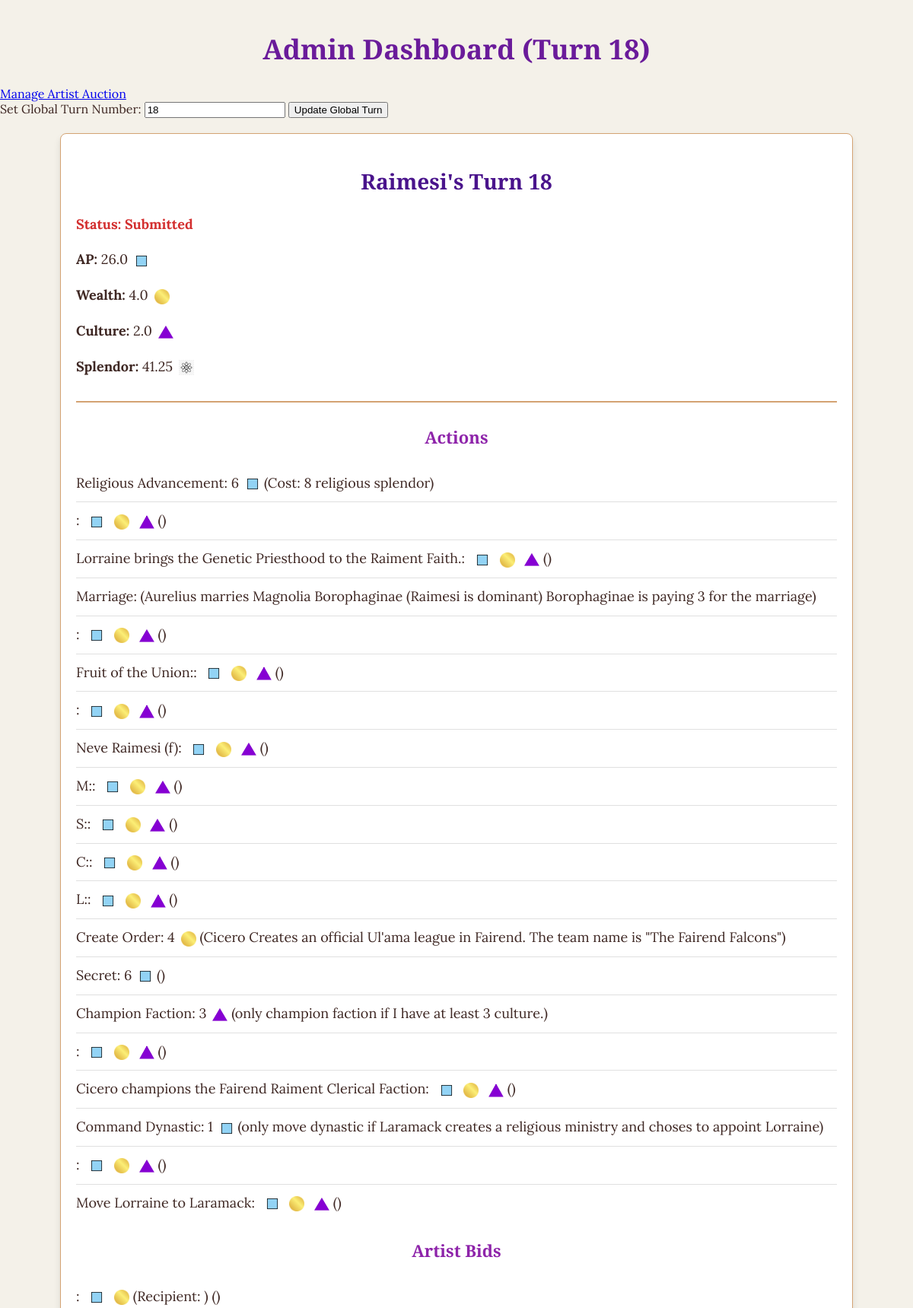
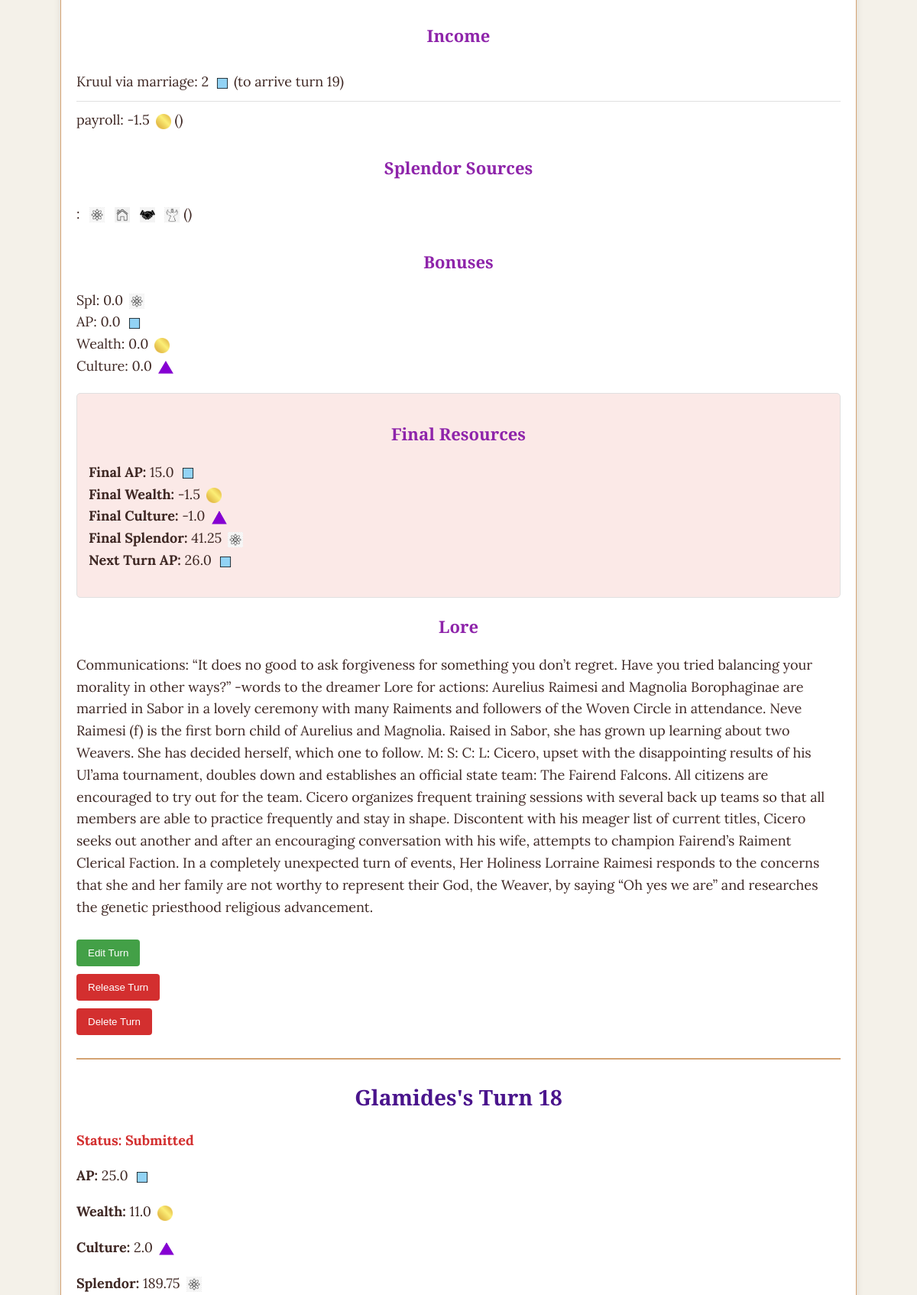
Screenshot of /admin/dashboard (signed in, upper part) with the database file from the repository (2 pictures, top to bottom).
### mopMap.py (models this page shows)
class Turn(db.Model):
    id = db.Column(db.Integer, primary_key=True)
    turn_number = db.Column(db.Integer, nullable=False)
    house = db.Column(db.String(80), nullable=False)
    splendor = db.Column(db.Float, nullable=False)
    ap = db.Column(db.Float, nullable=False)
    wealth = db.Column(db.Float, nullable=False)
    culture = db.Column(db.Float, nullable=False)
    actions = db.Column(db.Text, nullable=False)
    artist_bids = db.Column(db.Text, nullable=False)
    income = db.Column(db.Text, nullable=False)
    splendor_sources = db.Column(db.Text, nullable=False)
    bonus_spl = db.Column(db.Float, nullable=False)
    bonus_ap = db.Column(db.Float, nullable=False)
    bonus_wealth = db.Column(db.Float, nullable=False)
    bonus_culture = db.Column(db.Float, nullable=False)
    final_spl = db.Column(db.Float)
    final_ap = db.Column(db.Float)
    final_wealth = db.Column(db.Float)
    final_culture = db.Column(db.Float)
    status = db.Column(db.String(20), nullable=False, default='submitted')  # 'submitted' or 'released'
    lore = db.Column(db.Text, nullable=True)  # Add this line for lore

### mopMap.py (the view)
@app.route('/admin/dashboard')
def admin_dashboard():
    if not session.get('admin'):
        return redirect(url_for('admin'))
    turns = Turn.query.all()
    global_turn = GlobalTurn.query.first().turn_number
    artists_by_turn = {}
    for turn in turns:
        artists = Artist.query.filter_by(turn_number=turn.turn_number).all()
        artists_by_turn[turn.turn_number] = {artist.name: artist.cp for artist in artists}
    def total_income_ap(income_text):
        total_ap = 0
        for line in income_text.split('\n'):
            if line:
                values = line.split('\t')
                if len(values) > 2:  # Ensure there are enough columns
                    try:
                        total_ap += float(values[2])  # Assuming AP is the 3rd column
                    except ValueError:
                        continue  # In case of malformed data
        return total_ap
    return render_template(
        'admin_dashboard.html',
        turns=turns,
        global_turn=global_turn,
        artists_by_turn=artists_by_turn,
        total_income_ap=total_income_ap
    )

### mopMap.py (called while the page is built)
@app.before_request
def initialize_global_turn():
    global_turn = GlobalTurn.query.first()
    if global_turn is None:
        new_global_turn = GlobalTurn(turn_number=18)
        db.session.add(new_global_turn)
        db.session.commit()

### templates/admin_dashboard.html (shortened to what this page needs)
<!DOCTYPE html>
<html lang="en">
<head>
</head>
<body>
    <h1>Admin Dashboard (Turn {{ global_turn }})</h1>
    <a href="{{ url_for('manage_artists') }}" class="nav-link">Manage Artist Auction</a>
    <div class="global-turn-form">
        <form method="POST" action="{{ url_for('update_global_turn') }}">
            <label for="global_turn">Set Global Turn Number:</label>
            <input type="number" id="global_turn" name="global_turn" value="{{ global_turn }}" required>
            <button type="submit">Update Global Turn</button>
        </form>
    </div>
    <div class="turn-container">
        {% if turns %}
            {% for turn in turns %}
            <div>
                <h2>{{ turn.house }}'s Turn {{ turn.turn_number }}</h2>
                <p class="status {% if turn.status == 'released' %}released{% endif %}">
                    Status: {{ 'Released' if turn.status == 'released' else 'Submitted' }}
                </p>
                <p><strong>AP:</strong> {{ turn.ap }}<img src="{{ url_for('static', filename='ap.png') }}" alt="AP" class="icon"></p>
                <p><strong>Wealth:</strong> {{ turn.wealth }}<img src="{{ url_for('static', filename='wealth.png') }}" alt="Wealth" class="icon"></p>
                <p><strong>Culture:</strong> {{ turn.culture }}<img src="{{ url_for('static', filename='culture.png') }}" alt="Culture" class="icon"></p>
                <p><strong>Splendor:</strong> {{ turn.splendor }}<img src="{{ url_for('static', filename='splendor.png') }}" alt="Splendor" class="icon"></p>
                <hr>
                <h3>Actions</h3>
                <ul>
                    {% for action in turn.actions.split('\n') %}
                        {% set action_values = action.strip().split('\t') %}
                        <li>
                            {{ action_values[0] }}:
                            {% if action_values[1] != '0' %}
                                {{ action_values[1] }}<img src="{{ url_for('static', filename='ap.png') }}" alt="AP" class="icon">
                            {% endif %}
                            {% if action_values[2] != '0' %}
                                {{ action_values[2] }}<img src="{{ url_for('static', filename='wealth.png') }}" alt="Wealth" class="icon">
                            {% endif %}
                            {% if action_values[3] != '0' %}
                                {{ action_values[3] }}<img src="{{ url_for('static', filename='culture.png') }}" alt="Culture" class="icon">
                            {% endif %}
                            {% if action_values[4] != '' %}
                                ({{ action_values[4] }})
                            {% endif %}
                        </li>
                    {% endfor %}
                </ul>
<h3>Artist Bids</h3>
<ul>
    {% for bid in turn.artist_bids.split('\n') %}
        {% set bid_values = bid.strip().split('\t') %}
        {% set artist_name = bid_values[0].strip() %}
        <li>
            {% if artist_name in artists_by_turn[turn.turn_number] %}
                {{ artists_by_turn[turn.turn_number][artist_name] }}
                <img src="{{ url_for('static', filename='culture.png') }}" alt="Culture" class="icon">
                {{ artist_name }}:
            {% else %}
                {{ artist_name }}:
            {% endif %}
            {% if bid_values[1] != '0' %}
                {{ bid_values[1] }} <img src="{{ url_for('static', filename='ap.png') }}" alt="AP" class="icon">
            {% endif %}
            {% if bid_values[2] != '0' %}
                {{ bid_values[2] }} <img src="{{ url_for('static', filename='wealth.png') }}" alt="Wealth" class="icon">
            {% endif %}
            {% if bid_values[3] != '' %}
                (Recipient: {{ bid_values[3] }})
            {% endif %}
            {% if bid_values[4] != '' %}
                ({{ bid_values[4] }})
            {% endif %}
        </li>
    {% endfor %}
</ul>
                <h3>Income</h3>
                <ul>
                    {% for income in turn.income.split('\n') %}
                        {% set income_values = income.strip().split('\t') %}
                        <li>
                            {{ income_values[0] }}:
                            {% if income_values[1] != '0' %}
                                {{ income_values[1] }}<img src="{{ url_for('static', filename='wealth.png') }}" alt="Wealth" class="icon">
                            {% endif %}
                            {% if income_values[2] != '0' %}
                                {{ income_values[2] }}<img src="{{ url_for('static', filename='ap.png') }}" alt="AP" class="icon">
                            {% endif %}
                            {% if income_values[3] != '' %}
                                ({{ income_values[3] }})
                            {% endif %}
                        </li>
                    {% endfor %}
                </ul>
                <h3>Splendor Sources</h3>
                <ul>
                    {% for splendor in turn.splendor_sources.split('\n') %}
                        {% set splendor_values = splendor.strip().split('\t') %}
                        <li>
                            {{ splendor_values[0] }}:
                            {% if splendor_values[1] != '0' %}
                                {{ splendor_values[1] }}<img src="{{ url_for('static', filename='splendor.png') }}" alt="Splendor" class="icon">
                            {% endif %}
                            {% if splendor_values[2] != '0' %}
                                {{ splendor_values[2] }}<img src="{{ url_for('static', filename='civic.png') }}" alt="Civic" class="icon">
                            {% endif %}
                            {% if splendor_values[3] != '0' %}
                                {{ splendor_values[3] }}<img src="{{ url_for('static', filename='client.png') }}" alt="Client" class="icon">
                            {% endif %}
                            {% if splendor_values[4] != '0' %}
                                {{ splendor_values[4] }}<img src="{{ url_for('static', filename='tithed.png') }}" alt="Tithed" class="icon">
                            {% endif %}
                            {% if splendor_values[5] != '' %}
                                ({{ splendor_values[5] }})
                            {% endif %}
                        </li>
                    {% endfor %}
                </ul>
                <h3>Bonuses</h3>
                <p>Spl: {{ turn.bonus_spl }}<img src="{{ url_for('static', filename='splendor.png') }}" alt="Splendor" class="icon"><br>
                AP: {{ turn.bonus_ap }}<img src="{{ url_for('static', filename='ap.png') }}" alt="AP" class="icon"><br>
                Wealth: {{ turn.bonus_wealth }}<img src="{{ url_for('static', filename='wealth.png') }}" alt="Wealth" class="icon"><br>
                Culture: {{ turn.bonus_culture }}<img src="{{ url_for('static', filename='culture.png') }}" alt="Culture" class="icon">
                </p>
<div class="final-resources">
    <h3>Final Resources</h3>
    <p>
        <strong>Final AP:</strong> {{ turn.final_ap }}<img src="{{ url_for('static', filename='ap.png') }}" alt="AP" class="icon"><br>
        <strong>Final Wealth:</strong> {{ turn.final_wealth }}<img src="{{ url_for('static', filename='wealth.png') }}" alt="Wealth" class="icon"><br>
        <strong>Final Culture:</strong> {{ turn.final_culture }}<img src="{{ url_for('static', filename='culture.png') }}" alt="Culture" class="icon"><br>
        <strong>Final Splendor:</strong> {{ turn.final_spl }}<img src="{{ url_for('static', filename='splendor.png') }}" alt="Splendor" class="icon"><br>
        <strong>Next Turn AP:</strong> {{ 24 + total_income_ap(turn.income) }}<img src="{{ url_for('static', filename='ap.png') }}" alt="AP" class="icon"><br>
    </p>
</div>
                <h3>Lore</h3>
                <p>{{ turn.lore }}</p>
                <form method="GET" action="{{ url_for('edit_turn', turn_id=turn.id) }}">
                    <button type="submit" class="edit-btn">Edit Turn</button>
                </form>
                {% if turn.status == 'released' %}
                <form method="POST" action="{{ url_for('hide_turn', turn_id=turn.id) }}">
                    <button type="submit" class="hide-btn">Hide Turn</button>
                </form>
                {% else %}
                <form method="POST" action="{{ url_for('release_turn', turn_id=turn.id) }}">
                    <button type="submit" class="release-btn">Release Turn</button>
                </form>
                {% endif %}
                <form method="POST" action="{{ url_for('delete_turn', turn_id=turn.id) }}" onsubmit="return confirmDelete();">
                    <button type="submit" class="delete-btn">Delete Turn</button>
                </form>
            </div>
            <hr>
            {% endfor %}
        {% else %}
            <p>No turns submitted yet.</p>
        {% endif %}
    </div>
    <br>
</body>
</html>

### templates/admin_dashboard.html (style rules this page uses)
body { font-family: 'Lora', serif; background-color: #f4f1e9; color: #3e2723; margin: 0; padding: 0; }
h1, h2, h3 { font-family: 'Playfair Display', serif; color: #6a1b9a; text-align: center; }
h1 { font-size: 36px; margin-top: 40px; }
h2 { font-size: 28px; color: #4a148c; }
h3 { font-size: 22px; color: #8e24aa; }
.turn-container { width: 90%; max-width: 1000px; margin: 20px auto; background-color: #fff; padding: 20px; border: 1px solid #d4a373; border-radius: 8px; box-shadow: 0 6px 10px rgba(0, 0, 0, 0.1); }
p, ul { font-size: 18px; line-height: 1.6; }
ul { list-style-type: none; padding-left: 0; }
li { padding: 10px 0; border-bottom: 1px solid #e0e0e0; }
li:last-child { border-bottom: none; }
.icon { width: 20px; vertical-align: middle; margin-left: 8px; }
.final-resources { background-color: #fbe9e7; padding: 15px; border: 1px solid #e0e0e0; border-radius: 5px; margin-top: 20px; }
.status { font-size: 18px; font-weight: bold; color: #d32f2f; margin-bottom: 15px; }
hr { border: none; border-top: 2px solid #d4a373; margin: 30px 0; }
.edit-btn, .release-btn, .hide-btn, .delete-btn { background-color: #43a047; color: #fff; padding: 10px 15px; border: none; border-radius: 4px; cursor: pointer; margin-top: 10px; }
.release-btn { background-color: #d32f2f; }
.delete-btn { background-color: #d32f2f; }

### rows the page displays
Turn: house "Raimesi", turn_number "18", status "Submitted", ap "26.0", wealth "4.0", culture "2.0", splendor "41.25", action_values "Religious Advancement" "Lorraine brings the Genetic Priesthood to the Raiment Faith." "Marriage" "Fruit of the Union:" "Neve Raimesi (f)" "M:" "S:" "C:" "L:" "Create Order" "Secret" "Champion Faction" "Cicero champions the Fairend Raiment Clerical Faction" "Command Dynastic" "Move Lorraine to Laramack", action_values "6" "6" "1", action_values "Cost: 8 religious splendor" "Aurelius marries Magnolia Borophaginae (Raimesi is dominant) Borophaginae is paying 3 for the marriage" "Cicero Creates an official Ul'ama league in Fairend. The team name is \"The Fairend Falcons\"" "only champion faction if I have at least 3 culture." "only move dynastic if Laramack creates a religious ministry and choses to appoint Lorraine", action_values "4", action_values "3", income_values "Kruul via marriage" "payroll", income_values "2", income_values "to arrive turn 19", income_values "-1.5", bonus_spl "0.0", bonus_ap "0.0", bonus_wealth "0.0", bonus_culture "0.0", final_ap "15.0", final_wealth "-1.5", final_culture "-1.0", final_spl "41.25", 24+total_income_ap(turn.income) "26.0", lore "Communications: “It does no good to ask forgiveness for something you don’t regret. Have you tried balancing your morality in other ways?” -words to the dreamer Lore for actions: Aurelius Raimesi and Magnolia Borophaginae are married in Sabor in a lovely ceremony with many Raiments and followers of the Woven Circle in attendance. Neve Raimesi (f) is the first born child of Aurelius and Magnolia. Raised in Sabor, she has grown up learning about two Weavers. She has decided herself, which one to follow. M: S: C: L: Cicero, upset with the disappointing results of his Ul’ama tournament, doubles down and establishes an official state team: The Fairend Falcons. All citizens are encouraged to try…"
Turn: house "Glamides", turn_number "18", status "Submitted", ap "25.0", wealth "11.0", culture "2.0", splendor "189.75"

### other values shown
{{ global_turn }} "18"
